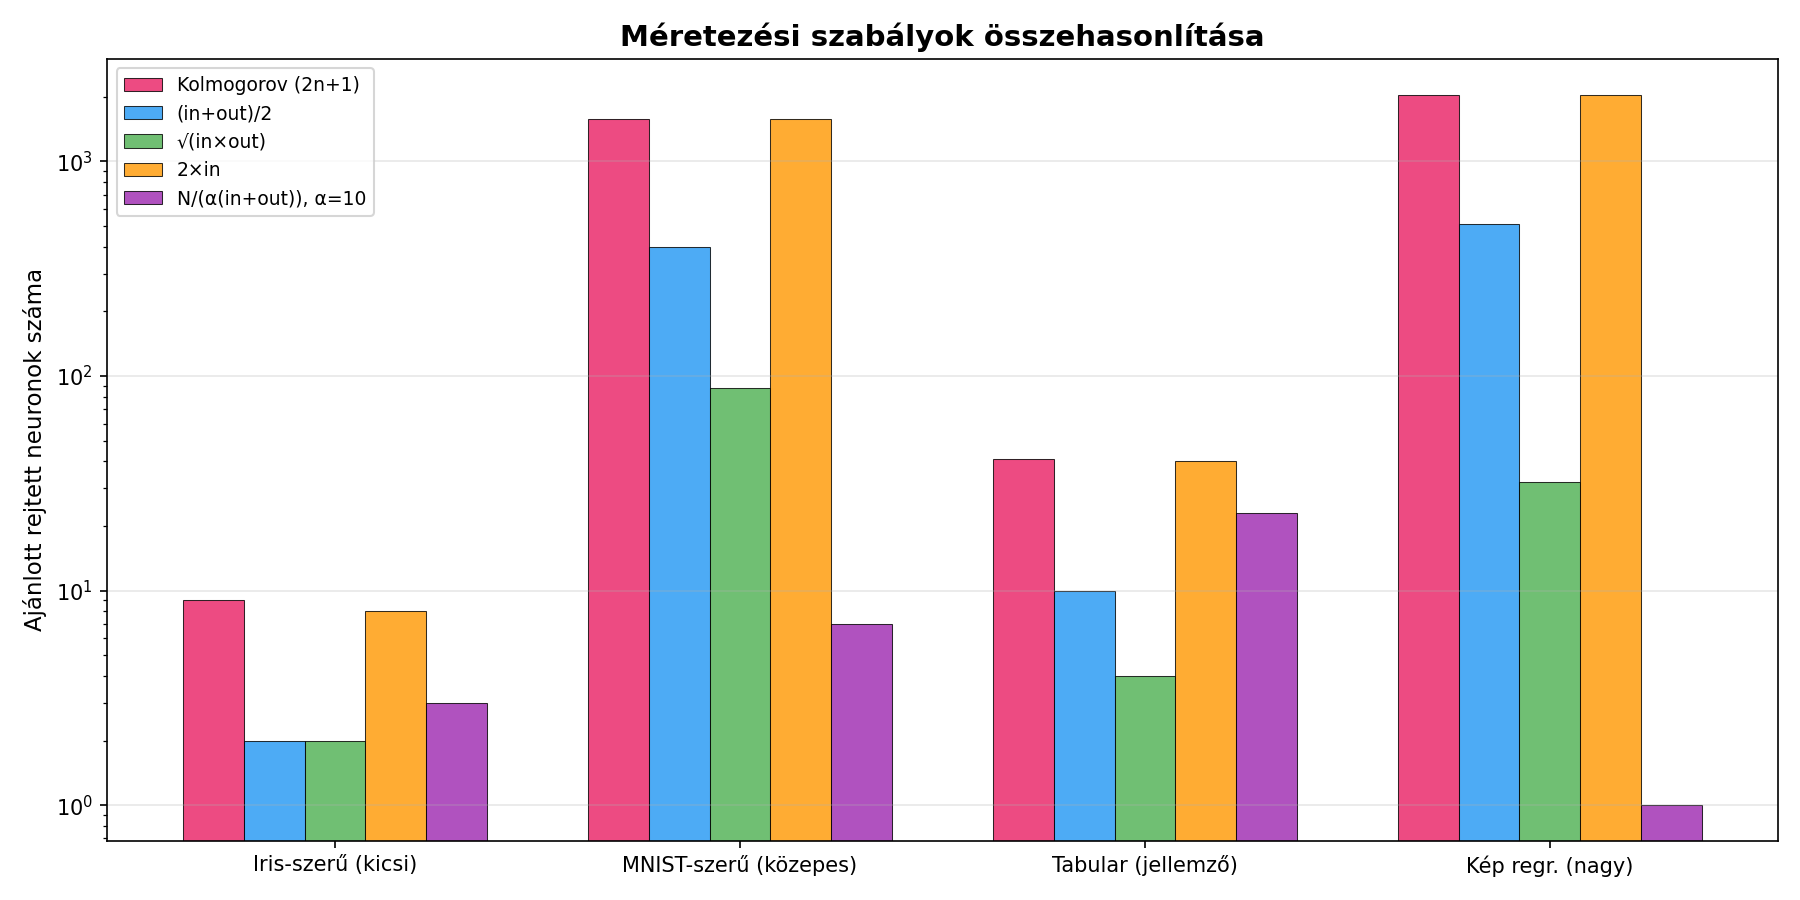

Recreate this plot in Python.
"""
meretezesi_szabalyok.py — MLP méretezési szabályok: hány réteg, hány neuron?
Neurális hálók I. — Hajdu Csaba

Demonstrálja:
  - Kolmogorov / Hecht-Nielsen (1987): 2n+1 rejtett neuron
  - Kapacitás-szabály (Baum & Haussler, 1989): W ≤ N/α
  - Hüvelykujj-szabályok: (in+out)/2, √(in×out), 2×in
  - Osztályozási szabály: K(K-1)/2 neuron K osztályhoz
  - Empirikus validáció: túl kevés / ajánlott / túl sok neuron hatása
"""
import numpy as np
import torch
import torch.nn as nn
import matplotlib.pyplot as plt
from sklearn.datasets import make_moons, make_classification


# ══════════════════════════════════════════════════════════════
# Méretezési kalkulátor
# ══════════════════════════════════════════════════════════════

def sizing_rules(n_input, n_output, n_samples, n_classes=2):
    """Kiszámítja az összes méretezési ajánlást."""
    rules = {}

    # 1. Kolmogorov / Hecht-Nielsen
    rules["Kolmogorov (2n+1)"] = 2 * n_input + 1

    # 2. Hüvelykujj-szabályok
    rules["(in+out)/2"] = max(1, (n_input + n_output) // 2)
    rules["√(in×out)"] = max(1, int(np.sqrt(n_input * n_output)))
    rules["2×in"] = 2 * n_input

    # 3. Kapacitás-szabály (α=5 és α=10)
    for alpha in [5, 10]:
        n_h = max(1, n_samples // (alpha * (n_input + n_output)))
        rules[f"N/(α(in+out)), α={alpha}"] = n_h

    # 4. Osztályozási szabály
    if n_classes > 2:
        rules[f"K(K-1)/2, K={n_classes}"] = n_classes * (n_classes - 1) // 2

    return rules


def print_rules(n_input, n_output, n_samples, n_classes=2):
    """Szép kiírás."""
    rules = sizing_rules(n_input, n_output, n_samples, n_classes)
    print(f"\n  Bemenet: {n_input}, Kimenet: {n_output}, "
          f"Minták: {n_samples}, Osztályok: {n_classes}")
    print(f"  {'─' * 50}")
    for name, val in rules.items():
        print(f"  {name:30s} → {val:4d} neuron")
    return rules


# ══════════════════════════════════════════════════════════════
# 1. KÍSÉRLET: Szabályok összehasonlítása különböző feladatokon
# ══════════════════════════════════════════════════════════════

print("=" * 60)
print("1. MÉRETEZÉSI AJÁNLÁSOK KONKRÉT FELADATOKRA")
print("=" * 60)

scenarios = [
    ("Iris-szerű (kicsi)", 4, 1, 150, 3),
    ("MNIST-szerű (közepes)", 784, 10, 60000, 10),
    ("Tabular (jellemző)", 20, 1, 5000, 2),
    ("Kép regr. (nagy)", 1024, 1, 10000, 0),
]

fig1, ax1 = plt.subplots(figsize=(12, 6))
bar_data = {}

for name, n_in, n_out, n_samp, n_cls in scenarios:
    rules = print_rules(n_in, n_out, n_samp, n_cls)
    bar_data[name] = rules

# Vizualizáció
x_labels = list(bar_data.keys())
rule_names = ["Kolmogorov (2n+1)", "(in+out)/2", "√(in×out)", "2×in", "N/(α(in+out)), α=10"]
colors = ["#E91E63", "#2196F3", "#4CAF50", "#FF9800", "#9C27B0"]
x = np.arange(len(x_labels))
width = 0.15

for i, (rname, color) in enumerate(zip(rule_names, colors)):
    vals = []
    for scenario in x_labels:
        vals.append(bar_data[scenario].get(rname, 0))
    ax1.bar(x + i * width, vals, width, label=rname, color=color, alpha=0.8, edgecolor="k", linewidth=0.5)

ax1.set_xticks(x + width * 2)
ax1.set_xticklabels(x_labels, fontsize=10)
ax1.set_ylabel("Ajánlott rejtett neuronok száma", fontsize=11)
ax1.set_title("Méretezési szabályok összehasonlítása", fontsize=14, fontweight="bold")
ax1.legend(fontsize=9, loc="upper left")
ax1.set_yscale("log")
ax1.grid(True, alpha=0.3, axis="y")
fig1.tight_layout()
fig1.savefig("meretezesi_szabalyok.png", dpi=150)
print("\nÁbra mentve: meretezesi_szabalyok.png")


# ══════════════════════════════════════════════════════════════
# 2. KÍSÉRLET: Empirikus validáció — neuronszám hatása
# ══════════════════════════════════════════════════════════════

print("\n" + "=" * 60)
print("2. EMPIRIKUS VALIDÁCIÓ: neuronszám hatása")
print("=" * 60)

def make_mlp(n_in, hidden, n_out):
    layers = []
    prev = n_in
    for h in hidden:
        layers.extend([nn.Linear(prev, h), nn.ReLU()])
        prev = h
    layers.append(nn.Linear(prev, n_out))
    return nn.Sequential(*layers)


def train_eval(model, X_train, y_train, X_test, y_test, epochs=500, lr=0.01, task='cls'):
    Xt = torch.tensor(X_train, dtype=torch.float32)
    yt_cls = torch.tensor(y_train, dtype=torch.long)
    yt_reg = torch.tensor(y_train, dtype=torch.float32).unsqueeze(1)
    Xv = torch.tensor(X_test, dtype=torch.float32)
    yv_cls = torch.tensor(y_test, dtype=torch.long)

    if task == 'cls':
        criterion = nn.CrossEntropyLoss()
    else:
        criterion = nn.MSELoss()

    optimizer = torch.optim.Adam(model.parameters(), lr=lr)
    train_losses, val_scores = [], []

    for epoch in range(epochs):
        model.train()
        pred = model(Xt)
        loss = criterion(pred, yt_cls if task == 'cls' else yt_reg)
        optimizer.zero_grad()
        loss.backward()
        optimizer.step()
        train_losses.append(loss.item())

        model.eval()
        with torch.no_grad():
            if task == 'cls':
                val_pred = model(Xv).argmax(dim=1)
                score = (val_pred == yv_cls).float().mean().item()
            else:
                val_pred = model(Xv)
                score = 1 - criterion(val_pred, torch.tensor(y_test, dtype=torch.float32).unsqueeze(1)).item()
        val_scores.append(score)

    return train_losses, val_scores

def main():
    # Feladat: 20 bemeneti jellemző, 4 osztály, 2000 minta
    n_in, n_out, n_samples, n_classes = 20, 4, 2000, 4
    X, y = make_classification(n_samples=n_samples, n_features=n_in, n_informative=12,
                               n_classes=n_classes, n_clusters_per_class=2, random_state=42)
    X = X.astype(np.float32)

    # Train/test split
    split = int(0.7 * n_samples)
    X_train, X_test = X[:split], X[split:]
    y_train, y_test = y[:split], y[split:]

    rules = sizing_rules(n_in, n_out, split, n_classes)
    print(f"\n  Feladat: {n_in} bemenet, {n_classes} osztály, {split} tanítóminta")
    for name, val in rules.items():
        print(f"    {name}: {val} neuron")

    # Teszteljük különböző méretekkel
    hidden_sizes = [2, 5, 10, int(rules["(in+out)/2"]), int(rules["Kolmogorov (2n+1)"]),
                    64, 128, 256, 512]
    hidden_sizes = sorted(set(hidden_sizes))

    fig2, axes2 = plt.subplots(1, 2, figsize=(14, 5.5))
    test_accs = []
    train_final_losses = []

    for h in hidden_sizes:
        torch.manual_seed(42)
        model = make_mlp(n_in, [h], n_out)
        n_params = sum(p.numel() for p in model.parameters())
        tl, vs = train_eval(model, X_train, y_train, X_test, y_test, epochs=500)
        test_accs.append(vs[-1])
        train_final_losses.append(tl[-1])
        status = ""
        # Jelöljük meg a szabályokból származó értékeket
        for rname, rval in rules.items():
            if abs(h - rval) < 2:
                status = f" ← {rname}"
                break
        print(f"  h={h:4d} | params={n_params:6d} | test_acc={vs[-1]*100:.1f}%{status}")

    # Bal ábra: pontosság vs. neuronszám
    ax = axes2[0]
    ax.semilogx(hidden_sizes, [a * 100 for a in test_accs], "bo-", linewidth=2, markersize=8)
    ax.set_xlabel("Rejtett neuronok száma (log)", fontsize=12)
    ax.set_ylabel("Teszt pontosság (%)", fontsize=12)
    ax.set_title("Neuronszám hatása a pontosságra", fontsize=13, fontweight="bold")
    ax.grid(True, alpha=0.3)

    # Szabályok jelölése
    rule_colors = {"Kolmogorov (2n+1)": "#E91E63", "(in+out)/2": "#2196F3",
                   "2×in": "#FF9800", "N/(α(in+out)), α=10": "#9C27B0"}
    for rname, rval in rules.items():
        if rname in rule_colors:
            ax.axvline(rval, color=rule_colors[rname], linestyle="--", alpha=0.7, linewidth=1.5)
            ax.text(rval * 1.1, ax.get_ylim()[0] + 2, rname, fontsize=7, rotation=90,
                    color=rule_colors[rname], va="bottom")

    # Jobb ábra: train loss vs. neuronszám
    ax = axes2[1]
    ax.semilogx(hidden_sizes, train_final_losses, "rs-", linewidth=2, markersize=8)
    ax.set_xlabel("Rejtett neuronok száma (log)", fontsize=12)
    ax.set_ylabel("Tanítási veszteség (végső)", fontsize=12)
    ax.set_title("Neuronszám hatása a tanítási hibára", fontsize=13, fontweight="bold")
    ax.grid(True, alpha=0.3)

    for rname, rval in rules.items():
        if rname in rule_colors:
            ax.axvline(rval, color=rule_colors[rname], linestyle="--", alpha=0.7, linewidth=1.5)

    fig2.suptitle(f"Empirikus validáció: {n_in}D bemenet, {n_classes} osztály, {split} minta",
                  fontsize=14, fontweight="bold")
    fig2.tight_layout()
    fig2.savefig("meretezesi_empirikus.png", dpi=150)
    print("\nÁbra mentve: meretezesi_empirikus.png")


    # ══════════════════════════════════════════════════════════════
    # 3. KÍSÉRLET: Kapacitás-szabály — túl sok param = overfitting
    # ══════════════════════════════════════════════════════════════

    print("\n" + "=" * 60)
    print("3. KAPACITÁS: túl kevés / épp elég / túl sok paraméter")
    print("=" * 60)

    X_moons, y_moons = make_moons(n_samples=200, noise=0.2, random_state=42)
    X_moons = X_moons.astype(np.float32)
    split_m = 140

    fig3, axes3 = plt.subplots(1, 4, figsize=(18, 4.5))

    capacity_configs = [
        ("Túl kevés\n[2→2→1]", [2]),
        ("Ajánlott: (in+out)/2\n[2→2→1]... hm, √(in×out)\n[2→1→1]", [3]),
        ("Kolmogorov 2n+1=5\n[2→5→1]", [5]),
        ("Túl sok (overfit)\n[2→256→256→1]", [256, 256]),
    ]

    for ax, (name, hidden) in zip(axes3, capacity_configs):
        torch.manual_seed(42)
        model = make_mlp(2, hidden, 1)
        n_params = sum(p.numel() for p in model.parameters())

        # Tanítás
        Xt = torch.tensor(X_moons[:split_m])
        yt = torch.tensor(y_moons[:split_m], dtype=torch.float32).unsqueeze(1)
        optimizer = torch.optim.Adam(model.parameters(), lr=0.01)
        criterion = nn.BCEWithLogitsLoss()
        for _ in range(800):
            loss = criterion(model(Xt), yt)
            optimizer.zero_grad(); loss.backward(); optimizer.step()

        # Döntési határ
        xx, yy = np.meshgrid(np.linspace(-2, 3, 200), np.linspace(-1.5, 2, 200))
        grid = torch.tensor(np.c_[xx.ravel(), yy.ravel()], dtype=torch.float32)
        model.eval()
        with torch.no_grad():
            zz = torch.sigmoid(model(grid)).numpy().reshape(xx.shape)

        ax.contourf(xx, yy, zz, levels=50, cmap="RdYlGn", alpha=0.6)
        ax.contour(xx, yy, zz, levels=[0.5], colors="k", linewidths=2)

        # Train + test pontok
        c_train = ["#E91E63" if yi == 0 else "#4CAF50" for yi in y_moons[:split_m]]
        c_test = ["#E91E63" if yi == 0 else "#4CAF50" for yi in y_moons[split_m:]]
        ax.scatter(X_moons[:split_m, 0], X_moons[:split_m, 1], c=c_train, s=20,
                   edgecolors="k", linewidth=0.3, zorder=3, label="Train")
        ax.scatter(X_moons[split_m:, 0], X_moons[split_m:, 1], c=c_test, s=40,
                   edgecolors="k", linewidth=1, zorder=3, marker="^", label="Test")

        # Pontosságok
        with torch.no_grad():
            train_acc = ((torch.sigmoid(model(Xt)) > 0.5).float() == yt).float().mean().item()
            Xv = torch.tensor(X_moons[split_m:])
            yv = torch.tensor(y_moons[split_m:], dtype=torch.float32).unsqueeze(1)
            test_acc = ((torch.sigmoid(model(Xv)) > 0.5).float() == yv).float().mean().item()

        ax.set_title(f"{name}\n{n_params} param | train={train_acc*100:.0f}% test={test_acc*100:.0f}%",
                     fontsize=9, fontweight="bold")
        ax.legend(fontsize=7)
        ax.grid(True, alpha=0.2)
        print(f"  {hidden}: {n_params} params, train={train_acc*100:.1f}%, test={test_acc*100:.1f}%")

    fig3.suptitle("Kapacitás-szabály: W ≤ N/α — túl sok paraméter = overfitting",
                  fontsize=14, fontweight="bold")
    fig3.tight_layout()
    fig3.savefig("meretezesi_kapacitas.png", dpi=150)
    print("Ábra mentve: meretezesi_kapacitas.png")

    plt.close("all")
    print("\nKész!")

if __name__=="__main__":
    main()
